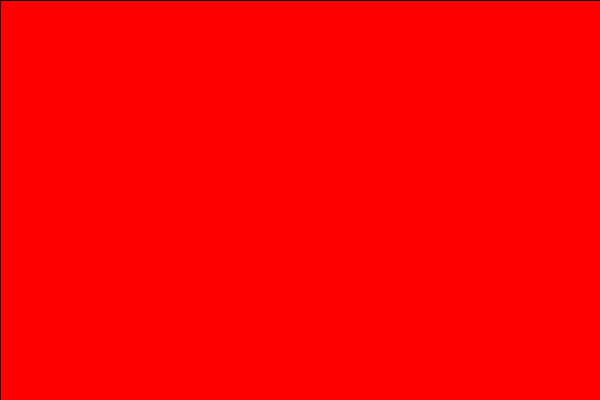
Frame 1 (no input)
Frame 60 (the mouse pressed at the canvas centre just before this capture): identical to frame 1, image omitted
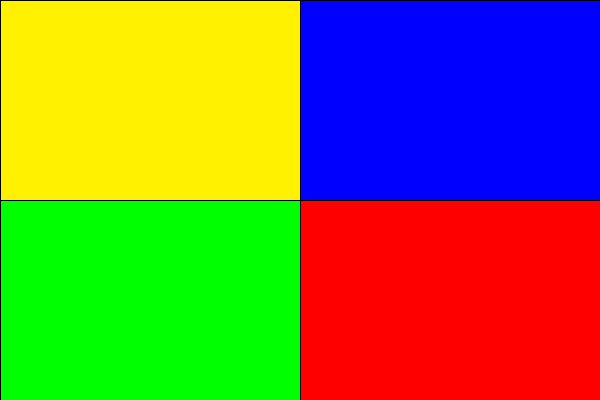
Frame 120 (the mouse held since frame 60 and released just before this capture)

The Processing sketch that drew these frames (run headless with seeded random() and noise(); from frame 60 on, the mouse is pressed at the canvas centre):

// Processing sketch: basic_FourAreas
// ── basic_FourAreas.pde
//basic_FourAreas.pde
//Draw the four areas separated mouse position
//2022/04/25
//1-4-45 Taiyu Honma

void setup(){
  size(600,400);
}

void draw(){
  color red = color(255,0,0);
  color blue = color(0,255,0);
  color green = color(0,0,255);
  color yellow = color( #FFF100 );
  rectMode(CORNERS);
  background(255);
  int w = 600;
  int h = 400;
  
  fill(yellow);
  rect(0,0,mouseX,mouseY);
  
  fill(green);
  rect(mouseX,mouseY,w,0);
  fill(blue);
  rect(mouseX,mouseY,0,h);
  fill(red);
  rect(mouseX,mouseY,w,h);
}
